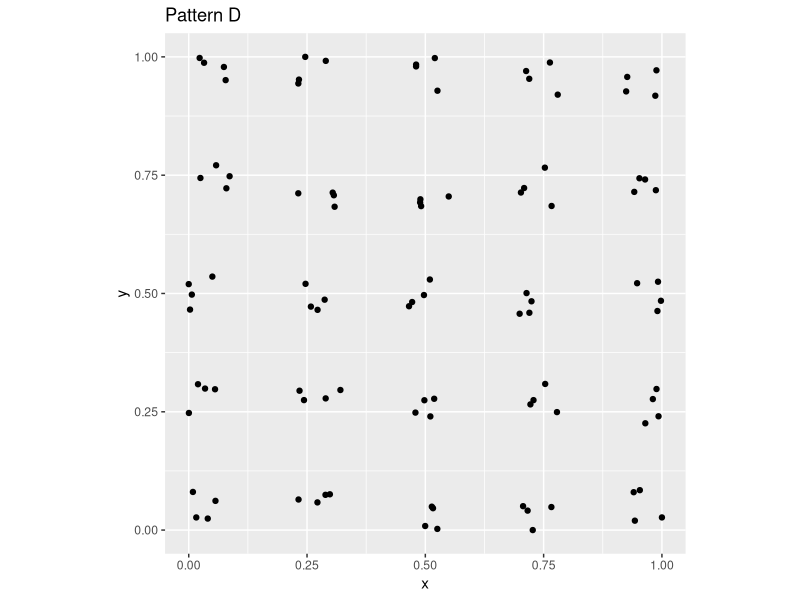
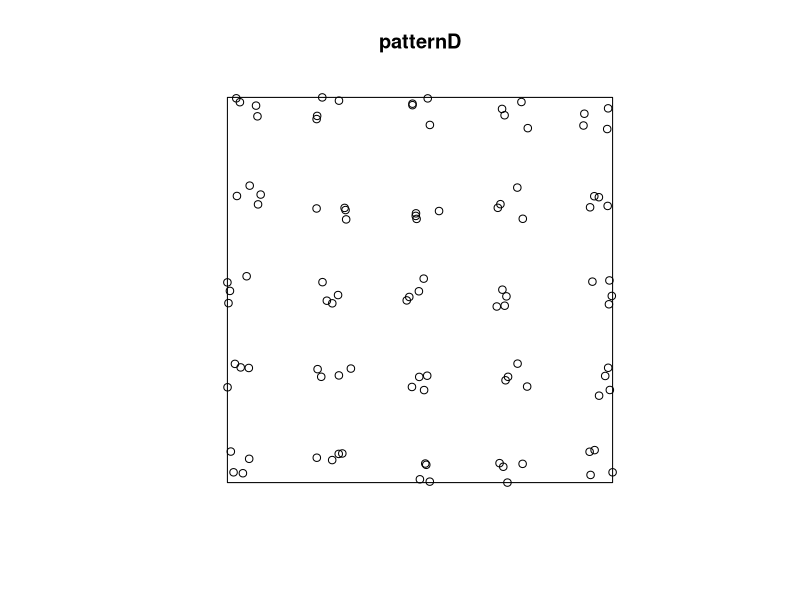
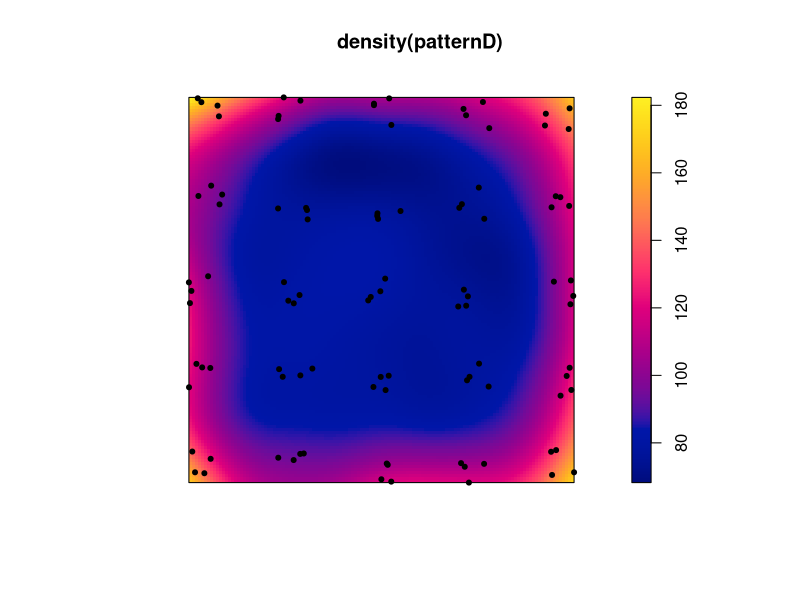
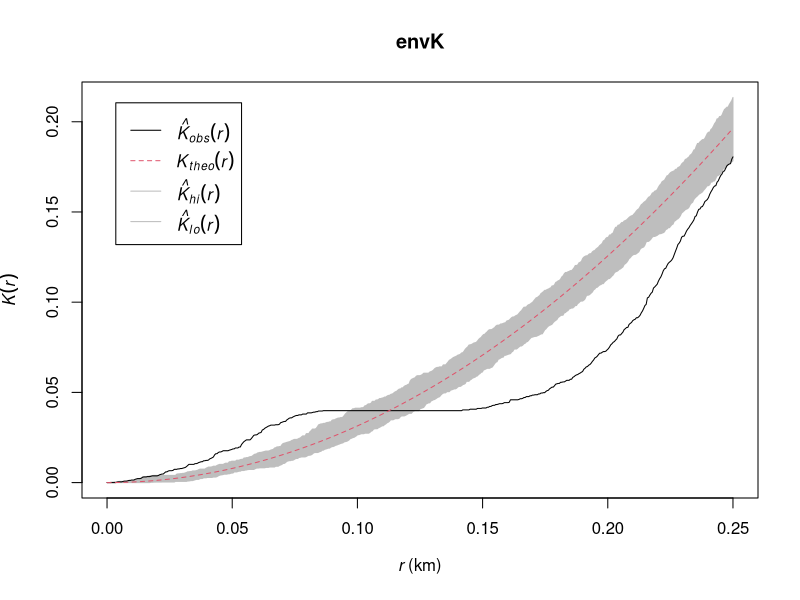
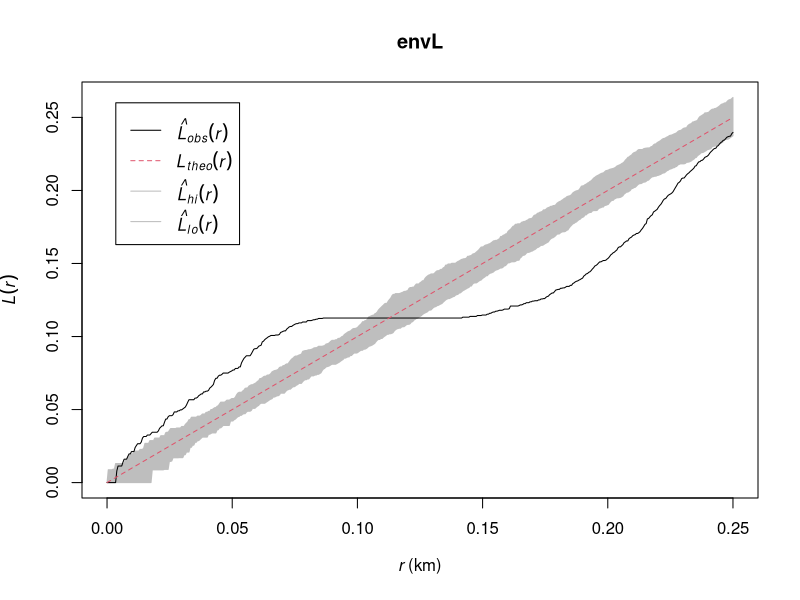
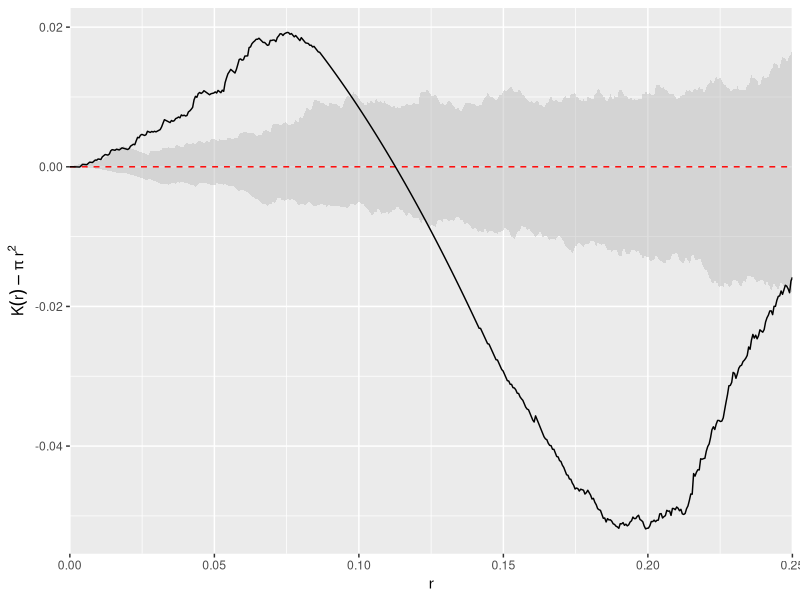
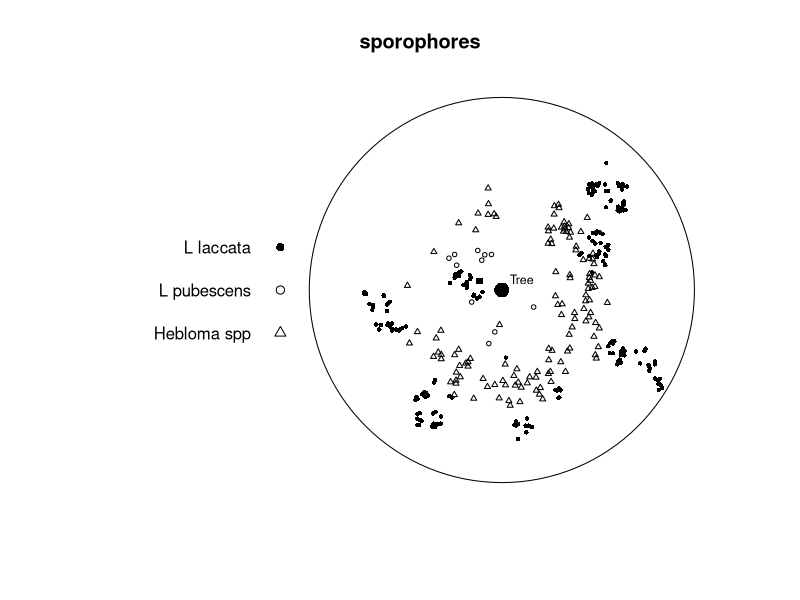
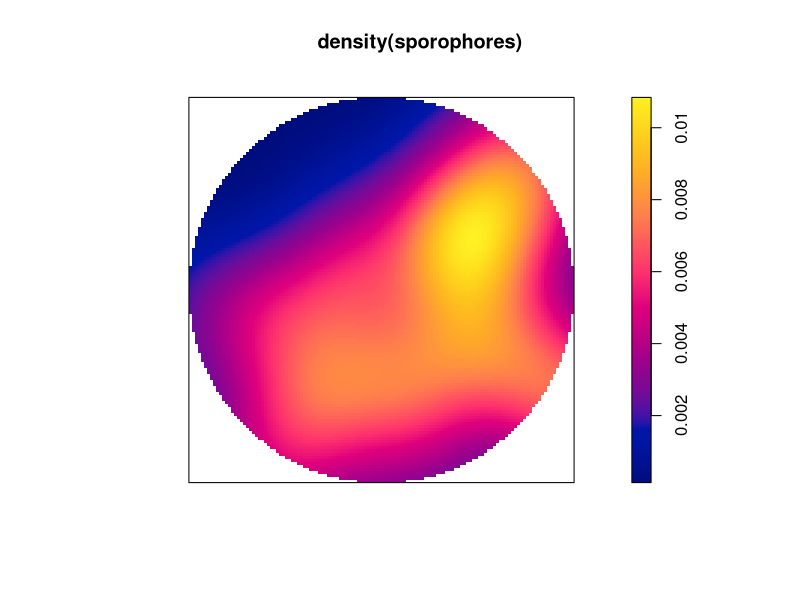

Source code (R) for these figures, in order:
## ---- chunk 1
knitr::opts_chunk$set(echo = TRUE)
## ---- chunk 2
library(spatstat)
library(dplyr)
library(ggplot2)
## ---- chunk 3
# Simulated data
n <- 100
patternA <- data.frame(x=rnorm(n),y=rnorm(n),id="A")
patternB <- data.frame(x=runif(n),y=runif(n),id="B")
patternC <- data.frame(expand.grid(x = seq(0, 1, length.out = sqrt(n)),
                                   y = seq(0, 1, length.out = sqrt(n))),
                       id="C")

patternD <- data.frame(expand.grid(x = rep(seq(0, 1, length.out = n/20),2),
                                   y = rep(seq(0, 1, length.out = n/20),2)),
                       id="D")
patternD$x <- jitter(patternD$x)
patternD$y <- jitter(patternD$y)

simDat <- bind_rows(patternA,patternB,patternC,patternD)

simDat <- simDat %>% group_by(id) %>% 
  mutate(x = scales::rescale(x), 
         y=scales::rescale(y))


## ---- chunk 4
patternD <- simDat |> filter(id=="D")


ggplot(patternD, aes(x = x, y = y)) +
  geom_point() + coord_fixed() +
  ggtitle("Pattern D")
## ---- chunk 5
patternD <- ppp(x = patternD$x, y=patternD$y,
                xrange=c(0,1), yrange=c(0,1),
                unitname="km")
summary(patternD)
plot(patternD)
## ---- chunk 6
plot(density(patternD))
points(patternD, pch = 20)
## ---- chunk 7
envK <- envelope(patternD, Kest, nsim = 100, verbose = FALSE)
plot(envK)
## ---- chunk 8
envL <- envelope(patternD, Lest, nsim = 100, verbose = FALSE)
plot(envL)
## ---- chunk 9
ggplot(envK, mapping = aes(x=r, ymin = lo-pi*r^2, ymax=hi-pi*r^2)) +
  geom_ribbon(fill="grey",alpha=0.5) + 
  geom_line(mapping = aes(y=theo-pi*r^2),col="red", linetype="dashed") +
  geom_line(mapping = aes(y=obs-pi*r^2)) +
  labs(y=expression(K(r) - pi~r^2), x = "r") +
  scale_x_continuous(expand = c(0,0))
## ---- chunk 10
data(sporophores)
summary(sporophores)
## ---- chunk 11
plot(sporophores, chars=c(16,1,2), cex=0.6, leg.args=list(cex=1.1))
points(0,0,pch=16, cex=2)
text(15,8,"Tree", cex=0.75)
## ---- chunk 12
sporo.df <- as.data.frame(sporophores)
plot(density(sporophores))

## ---- chunk 13
sporoK <- envelope(sporophores, Kest, nsim = 100, verbose = FALSE)
plot(sporoK)
## ---- chunk 14
ggplot(sporoK, mapping = aes(x=r, ymin = lo-pi*r^2, ymax=hi-pi*r^2)) +
  geom_ribbon(fill="grey",alpha=0.5) + 
  geom_line(mapping = aes(y=theo-pi*r^2),col="red", linetype="dashed") +
  geom_line(mapping = aes(y=obs-pi*r^2)) +
  labs(y=expression(K(r) - pi~r^2), x = "r") +
  scale_x_continuous(expand = c(0,0))
## ---- chunk 15
# using subset
heb_pub <- subset(sporophores, 
                  marks %in% c("L pubescens","Hebloma spp"), drop=TRUE)
cross_heb_pub <- envelope(heb_pub, "Lcross", verbose=FALSE)
# or directly in envelope (note i and j arguments)
cross_heb_pub <- envelope(sporophores, "Lcross", i="L pubescens", j = "Hebloma spp", verbose=FALSE)
## ---- chunk 16
plot(cross_heb_pub)
## ---- chunk 17
cross_lac_pub <- envelope(sporophores, "Lcross", i="L laccata", j = "L pubescens", verbose=FALSE)
plot(cross_lac_pub)
## ---- chunk 18
cross_heb_lac <- envelope(sporophores, "Lcross", i="L laccata", j = "Hebloma spp", verbose=FALSE)
plot(cross_heb_lac)
